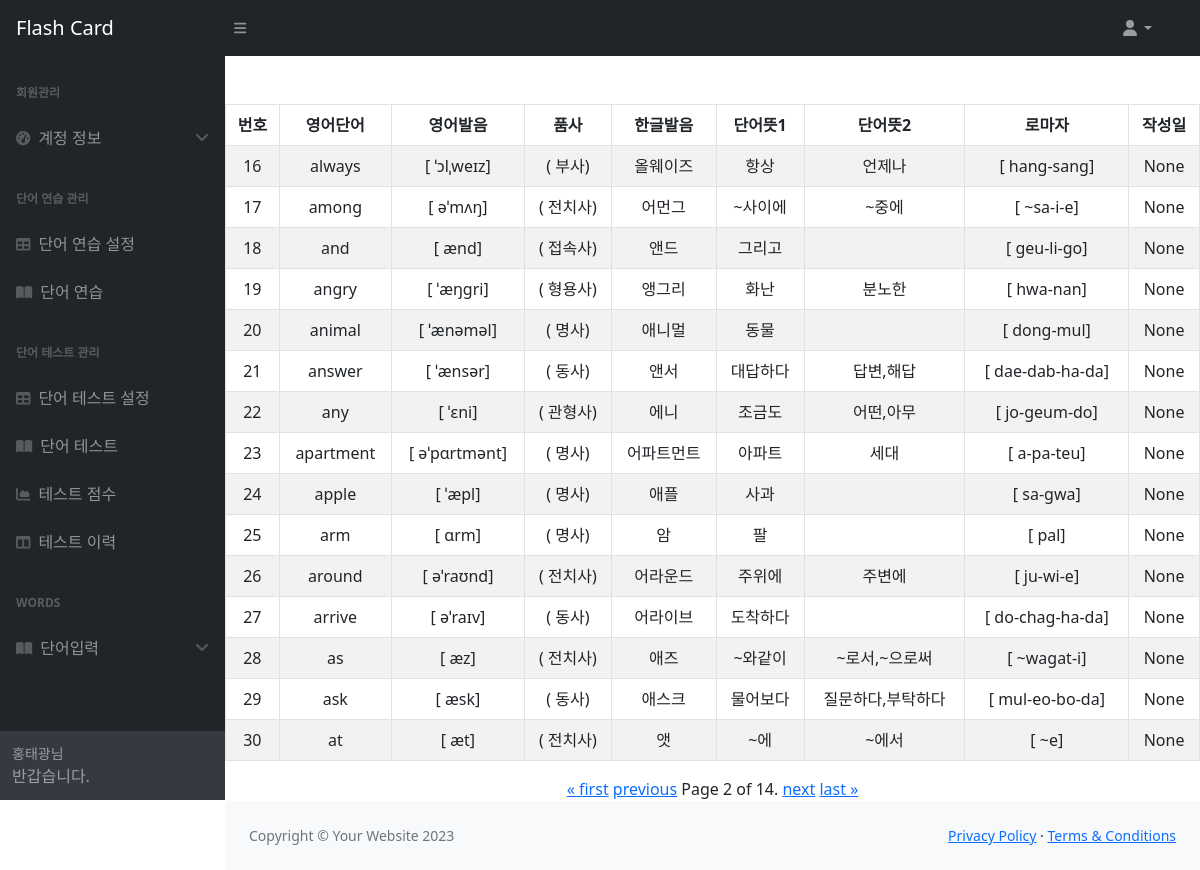
The app's page /words/?page=2 with its own data.
### words/models.py (models this page shows)
class Word(models.Model):
    en_word = models.CharField(max_length=30)
    en_phonetic = models.CharField(max_length=30)
    word_class = models.CharField(max_length=30)
    ko_phonetic = models.CharField(max_length=30)
    ko_word_1 = models.CharField(max_length=50)
    ko_word_2 = models.CharField(max_length=50)
    ko_romanize = models.CharField(max_length=50)
    reg_date = models.DateTimeField(auto_now_add=True)

### words/views.py (the view, shortened to what this page needs)
# urls.py: path("", views.WordList.as_view(), name="words"),
class WordList(View):
    def get(self, request):
        words = Word.objects.all()
        paginator = Paginator(words, 15)
        page_number = request.GET.get("page")
        word_list = paginator.get_page(page_number)
        context = {'word_list': word_list}
        return render(request, 'words/word_list.html', context)

### words/templates/words/word_list.html
{% extends 'base.html' %}
{% block content %}
<table class="container table table-hover table-striped table-bordered text-center mt-5">
    <thead>
    <tr>
        <th scope="col" class="text-center">번호</th>
        <th scope="col" class="text-center">영어단어</th>
        <th scope="col" class="text-center">영어발음</th>
        <th scope="col" class="text-center">품사</th>
        <th scope="col" class="text-center">한글발음</th>
        <th scope="col" class="text-center">단어뜻1</th>
        <th scope="col" class="text-center">단어뜻2</th>
        <th scope="col" class="text-center">로마자</th>
        <th scope="col" class="text-center">작성일</th>
    </tr>
    </thead>
    {% for word in word_list %}
    <tr>
        <td scope="col" class="text-center"><span>{{ word.id }}</span></td>
        <td scope="col" class="text-center"><span>{{ word.en_word }}</span></td>
        <td scope="col" class="text-center"><span>[{{ word.en_phonetic }}]</span></td>
        <td scope="col" class="text-center"><span>({{word.word_class}})</span></td>
        <td scope="col" class="text-center"><span>{{ word.ko_phonetic }}</span></td>
        <td scope="col" class="text-center"><span>{{ word.ko_word_1 }}</span></td>
        <td scope="col" class="text-center"><span>{{ word.ko_word_2 }}</span></td>
        <td scope="col" class="text-center"><span>[{{ word.ko_romanize }}]</span></td>
        <td scope="col" class="text-center"><span>{{ word.reg_date }}</span></td>
    </tr>
    {% endfor %}
</table>
<div class="container text-center">
    <span>
        {% if word_list.has_previous %}
            <a href="?page=1">&laquo; first</a>
            <a href="?page={{ word_list.previous_page_number }}">previous</a>
        {% endif %}
        <span>
            Page {{ word_list.number }} of {{ word_list.paginator.num_pages }}.
        </span>
        {% if word_list.has_next %}
            <a href="?page={{ word_list.next_page_number }}">next</a>
            <a href="?page={{ word_list.paginator.num_pages }}">last &raquo;</a>
        {% endif %}
    </span>
</div>
{% endblock content %}

### records on screen
Word: id "16", en_word "always", en_phonetic "ˈɔlˌweɪz", word_class "부사", ko_phonetic "올웨이즈", ko_word_1 "항상", ko_word_2 "언제나", ko_romanize "hang-sang", reg_date "None"
Word: id "17", en_word "among", en_phonetic "əˈmʌŋ", word_class "전치사", ko_phonetic "어먼그", ko_word_1 "~사이에", ko_word_2 "~중에", ko_romanize "~sa-i-e", reg_date "None"
Word: id "18", en_word "and", en_phonetic "ænd", word_class "접속사", ko_phonetic "앤드", ko_word_1 "그리고", ko_romanize "geu-li-go", reg_date "None"
Word: id "19", en_word "angry", en_phonetic "ˈæŋgri", word_class "형용사", ko_phonetic "앵그리", ko_word_1 "화난", ko_word_2 "분노한", ko_romanize "hwa-nan", reg_date "None"
Word: id "20", en_word "animal", en_phonetic "ˈænəməl", word_class "명사", ko_phonetic "애니멀", ko_word_1 "동물", ko_romanize "dong-mul", reg_date "None"
Word: id "21", en_word "answer", en_phonetic "ˈænsər", word_class "동사", ko_phonetic "앤서", ko_word_1 "대답하다", ko_word_2 "답변,해답", ko_romanize "dae-dab-ha-da", reg_date "None"
Word: id "22", en_word "any", en_phonetic "ˈɛni", word_class "관형사", ko_phonetic "에니", ko_word_1 "조금도", ko_word_2 "어떤,아무", ko_romanize "jo-geum-do", reg_date "None"
Word: id "23", en_word "apartment", en_phonetic "əˈpɑrtmənt", word_class "명사", ko_phonetic "어파트먼트", ko_word_1 "아파트", ko_word_2 "세대", ko_romanize "a-pa-teu", reg_date "None"
Word: id "24", en_word "apple", en_phonetic "ˈæpl", word_class "명사", ko_phonetic "애플", ko_word_1 "사과", ko_romanize "sa-gwa", reg_date "None"
Word: id "25", en_word "arm", en_phonetic "ɑrm", word_class "명사", ko_phonetic "암", ko_word_1 "팔", ko_romanize "pal", reg_date "None"
Word: id "26", en_word "around", en_phonetic "əˈraʊnd", word_class "전치사", ko_phonetic "어라운드", ko_word_1 "주위에", ko_word_2 "주변에", ko_romanize "ju-wi-e", reg_date "None"
Word: id "27", en_word "arrive", en_phonetic "əˈraɪv", word_class "동사", ko_phonetic "어라이브", ko_word_1 "도착하다", ko_romanize "do-chag-ha-da", reg_date "None"
Word: id "28", en_word "as", en_phonetic "æz", word_class "전치사", ko_phonetic "애즈", ko_word_1 "~와같이", ko_word_2 "~로서,~으로써", ko_romanize "~wagat-i", reg_date "None"
Word: id "29", en_word "ask", en_phonetic "æsk", word_class "동사", ko_phonetic "애스크", ko_word_1 "물어보다", ko_word_2 "질문하다,부탁하다", ko_romanize "mul-eo-bo-da", reg_date "None"
Word: id "30", en_word "at", en_phonetic "æt", word_class "전치사", ko_phonetic "앳", ko_word_1 "~에", ko_word_2 "~에서", ko_romanize "~e", reg_date "None"

### other values on screen
{{ word_list.number }} "2"
{{ word_list.paginator.num_pages }} "14"
